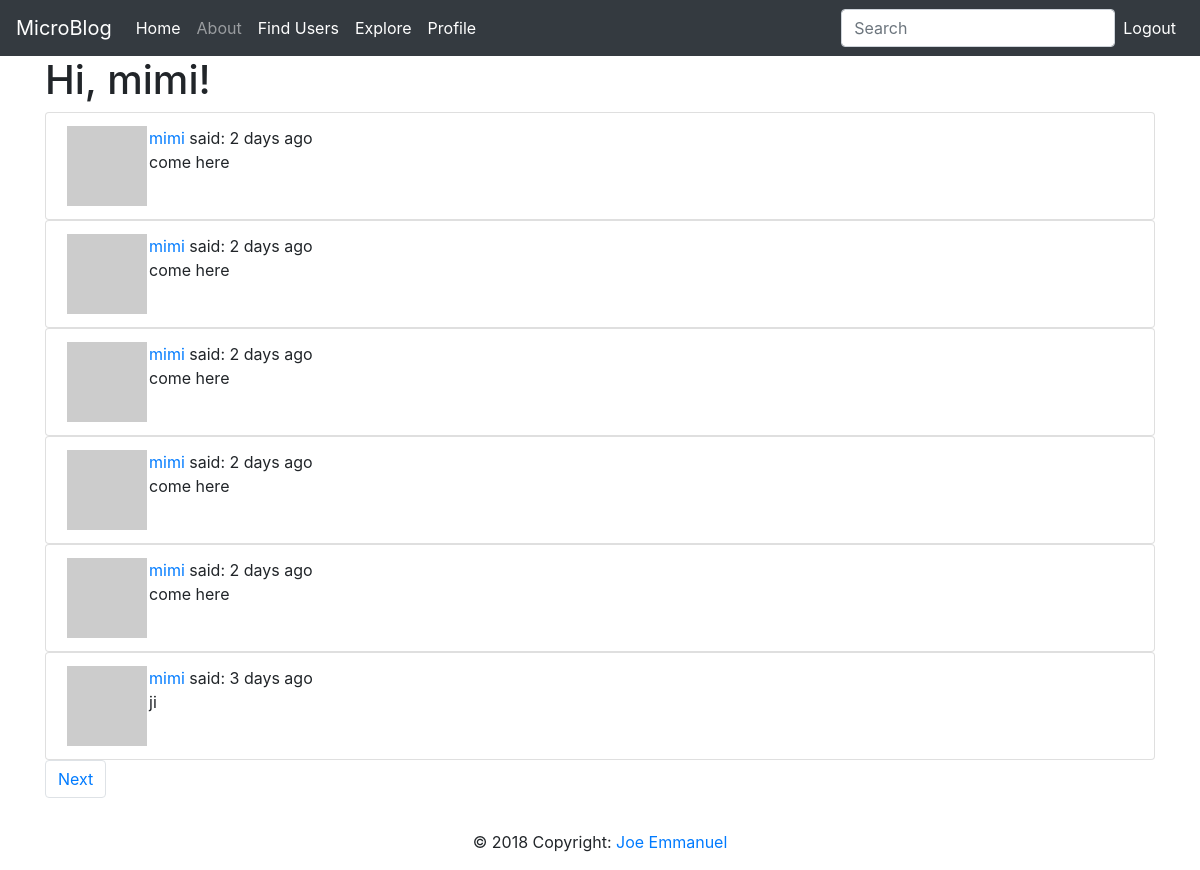
The app's page /explore (signed in) with its own data.
### app/models.py (models this page shows, shortened)
class User(UserMixin, db.Model):
    __tablename__ = 'user'
    id = db.Column(db.Integer, primary_key=True)
    username = db.Column(db.String(64), index=True, unique=True)
    email = db.Column(db.String(64), index=True, unique=True)
    password_hash = db.Column(db.String(128))
    posts = db.relationship('Post', backref='author', lazy='dynamic')
    about_me = db.Column(db.String(140))
    last_seen = db.Column(db.DateTime, default=datetime.utcnow)
    followed = db.relationship(
        'User', secondary=followers,
        primaryjoin=(followers.c.follower_id == id),
        secondaryjoin=(followers.c.followed_id == id),
        backref=db.backref('followers', lazy='dynamic'), lazy='dynamic')
    def avatar(self, size):
        digest = md5(self.email.lower().encode('utf-8')).hexdigest()
        return 'https://www.gravatar.com/avatar/{}?d=identicon&s={}'.format(
            digest, size)

class Post(db.Model):
    __tablename__ = 'posts'
    id = db.Column(db.Integer, primary_key=True)
    body = db.Column(db.String(140))
    timestamp = db.Column(db.DateTime, index=True, default=datetime.utcnow)
    user_id = db.Column(db.Integer, db.ForeignKey('user.id'))
    language = db.Column(db.String(5))

### app/main/routes.py (the view)
@bp.route('/explore')
@login_required
def explore():
    page = request.args.get('page', 1, type=int)
    posts = Post.query.order_by(Post.timestamp.desc()).paginate(page, current_app.config['POSTS_PER_PAGE'], False)
    next_url = url_for('main.explore', page=posts.next_num) if posts.has_next else None
    prev_url = url_for('main.explore', page=posts.prev_num) if posts.has_prev else None
    return render_template('index.html', title='Explore', posts=posts.items, next_url=next_url, prev_url=prev_url)

### app/main/forms.py
class SearchForm(FlaskForm):
    q = StringField('Search', validators=[DataRequired()])
    def __init__(self, *args, **kwargs):
        if 'formdata' not in kwargs:
            kwargs['formdata'] = request.args
        if 'csrf_enabled' not in kwargs:
            kwargs['csrf_enabled'] = False
        super(SearchForm, self).__init__(*args, **kwargs)

### app/main/routes.py (called while the page is built)
@bp.before_request
def before_request():
    if current_user.is_authenticated:
        current_user.last_seen = datetime.utcnow()
        db.session.commit()
        g.search_form = SearchForm()

### app/models.py (called while the page is built)
@login.user_loader
def loaded_user(id):
    return User.query.get(int(id))

### app/templates/index.html (shortened to what this page needs)
{% extends "base.html" %}
{% block content %}
    <h1>Hi, {{ current_user.username }}!</h1>
    {% for post in posts %}
<ul class="list-group"><li class="list-group-item">{% include 'includes/_post.html' %}</li>
</ul>
    {% endfor %}
    <ul class="pagination">
    {% if next_url %}
    <li class="page-item">
      <a class="page-link" href="{{ next_url }}">Next</a>
    </li>
    {% endif %}
    </ul>
{% endblock %}

### app/templates/includes/_post.html
<table>
    <tr valign="top">
        <td><img src="{{ post.author.avatar(36) }}"></td>
        <td>
            <a href="{{ url_for('main.user', username=post.author.username) }}">
            {{ post.author.username }}
            </a>
            said: {{ moment(post.timestamp).fromNow() }}
            <br>
            {{ post.body }}
        </td>
    </tr>
</table>

### records on screen
User: username "mimi"
Post: author.username "mimi", timestamp "2 days ago", body "come here"
Post: author.username "mimi", timestamp "2 days ago", body "come here"
Post: author.username "mimi", timestamp "2 days ago", body "come here"
Post: author.username "mimi", timestamp "2 days ago", body "come here"
Post: author.username "mimi", timestamp "2 days ago", body "come here"
Post: author.username "mimi", timestamp "3 days ago", body "ji"
